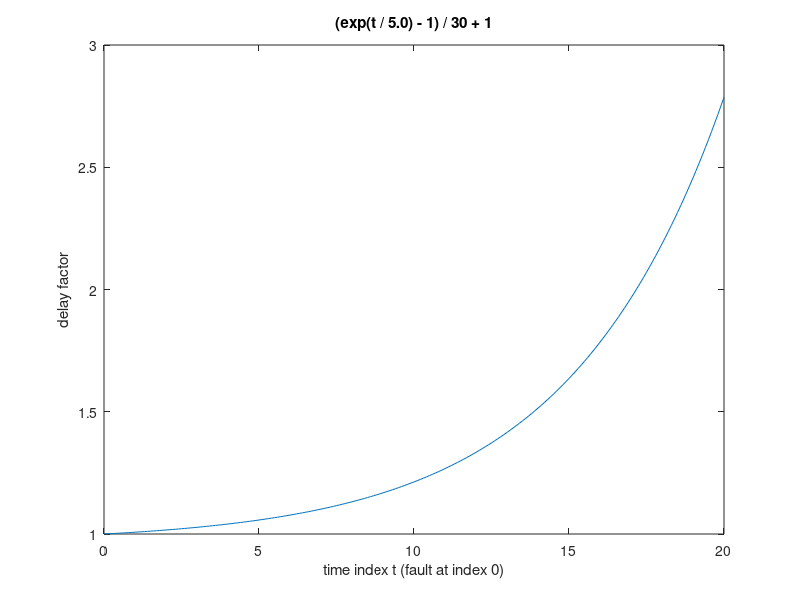
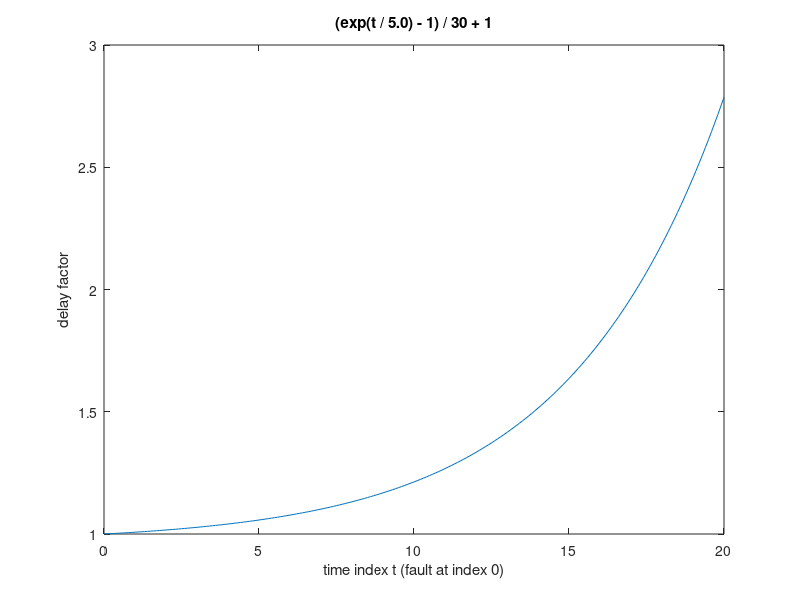
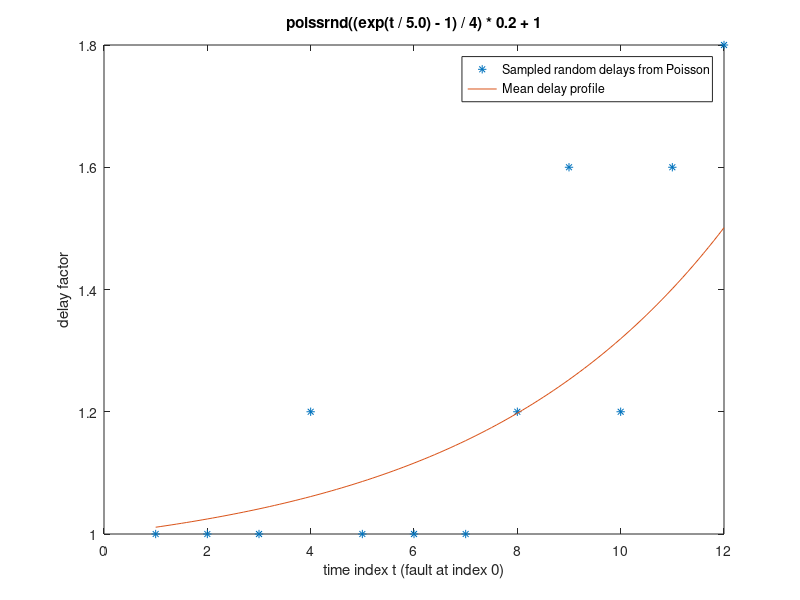
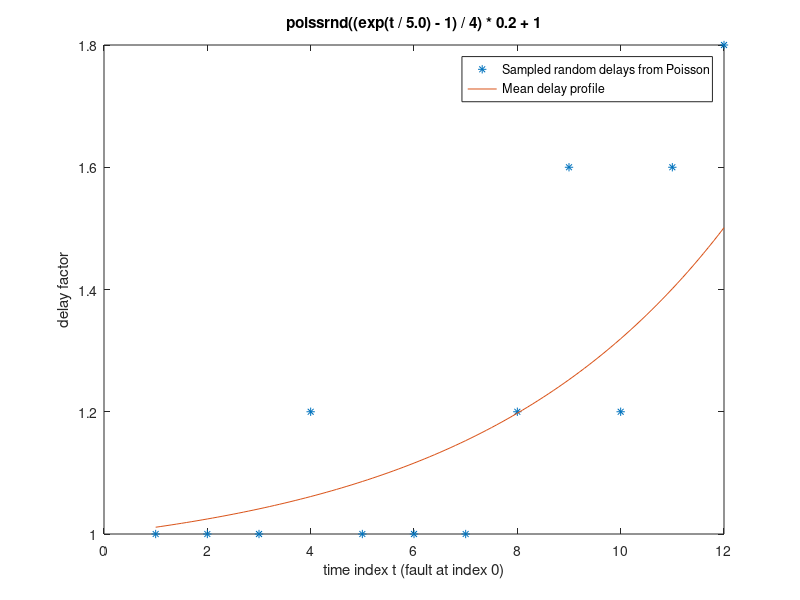

MATLAB code to generate these figures, in order:
t=[0:0.1:20];
wt=(exp(t/5.0)-1)/30+1;
plot(t, wt);
xlabel("time index t (fault at index 0)");
ylabel("delay factor");
title("(exp(t / 5.0) - 1) / 30 + 1");
print ("-dtex", "failure_profile.eps")
print ("-deps", "failure_profile.eps")

t=[1:12];
rd=poissrnd((exp(t / 5.0) - 1) / 4) * 0.2 + 1;
t2=[1:0.1:12];
md=((exp(t2 / 5.0) - 1) / 4) * 0.2 + 1;
plot(t, rd, "*", t2, md, "-");
xlabel("time index t (fault at index 0)");
ylabel("delay factor");
title("poissrnd((exp(t / 5.0) - 1) / 4) * 0.2 + 1");
legend("Sampled random delays from Poisson", "Mean delay profile");
print ("-dtex", "retry_profile.eps")
print ("-deps", "retry_profile.eps")


